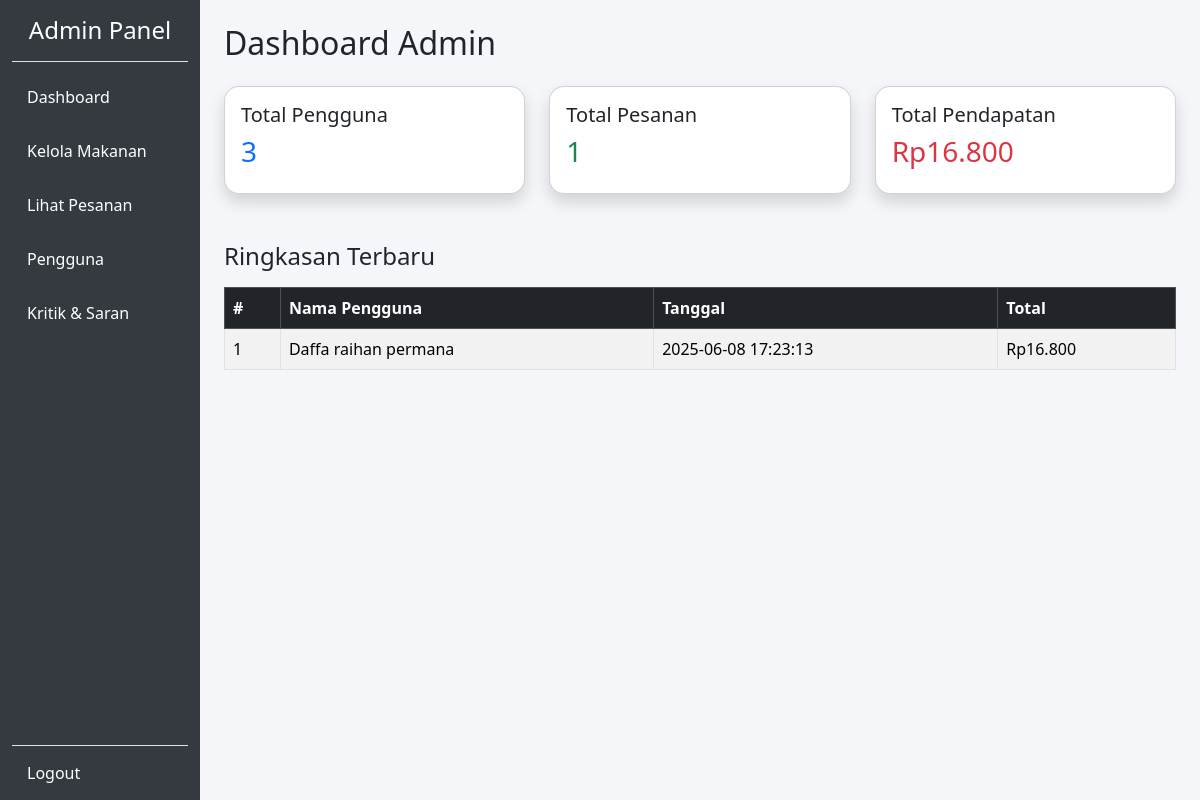
/dataadmin.php, run on the app's committed database.
### tables this page shows
CREATE TABLE `orders` (
  `id` int(11) NOT NULL,
  `tanggal` datetime NOT NULL,
  `total_harga` int(11) NOT NULL,
  `user_id` int(11) DEFAULT NULL
);

CREATE TABLE `users` (
  `id` int(11) NOT NULL,
  `nama` varchar(100) NOT NULL,
  `email` varchar(100) NOT NULL,
  `password` varchar(255) NOT NULL,
  `created_at` timestamp NOT NULL DEFAULT current_timestamp()
);

### dataadmin.php (the view, shortened to what this page needs)
<?php
include 'koneksi.php';
$result_users = $conn->query("SELECT COUNT(*) as total_users FROM users");
$totalPengguna = $result_users->fetch_assoc()['total_users'];
$result_orders = $conn->query("SELECT COUNT(*) as total_orders FROM orders");
$totalPesanan = $result_orders->fetch_assoc()['total_orders'];
$result_income = $conn->query("SELECT SUM(total_harga) as total_income FROM orders");
$totalPendapatan = $result_income->fetch_assoc()['total_income'];
$ringkasan = $conn->query("
    SELECT orders.id, users.nama, orders.tanggal, orders.total_harga
    FROM orders
    JOIN users ON orders.user_id = users.id
    ORDER BY orders.tanggal DESC
    LIMIT 5
");
?>
<!DOCTYPE html>
<html lang="id">
<head>
  <link href="https://cdn.jsdelivr.net/npm/bootstrap@5.3.3/dist/css/bootstrap.min.css" rel="stylesheet">
</head>
<body>
<div class="container-fluid">
  <div class="row">
<div class="col-md-2 sidebar d-flex flex-column">
  <h4 class="text-center py-3 border-bottom">Admin Panel</h4>
  <a href="dataadmin.php">Dashboard</a>
  <a href="kelola_makanan.php">Kelola Makanan</a>
  <a href="lihat_pesanan.php">Lihat Pesanan</a>
  <a href="pengguna.php">Pengguna</a>
  <a href="isi_kritiksaran.php">Kritik & Saran</a>
  <a href="logout.php" class="mt-auto border-top">Logout</a>
</div>
    <div class="col-md-10 p-4">
      <h2 class="mb-4">Dashboard Admin</h2>
      <div class="row g-4">
        <div class="col-md-4">
          <div class="card shadow p-3">
            <h5>Total Pengguna</h5>
            <h3 class="text-primary"><?= $totalPengguna ?></h3>
          </div>
        </div>
        <div class="col-md-4">
          <div class="card shadow p-3">
            <h5>Total Pesanan</h5>
            <h3 class="text-success"><?= $totalPesanan ?></h3>
          </div>
        </div>
        <div class="col-md-4">
          <div class="card shadow p-3">
            <h5>Total Pendapatan</h5>
            <h3 class="text-danger">Rp<?= number_format($totalPendapatan, 0, ',', '.') ?></h3>
          </div>
        </div>
      </div>
      <div class="mt-5">
        <h4>Ringkasan Terbaru</h4>
        <table class="table table-striped table-bordered mt-3">
          <thead class="table-dark">
            <tr>
              <th>#</th>
              <th>Nama Pengguna</th>
              <th>Tanggal</th>
              <th>Total</th>
            </tr>
          </thead>
          <tbody>
            <?php $no = 1; while ($row = $ringkasan->fetch_assoc()): ?>
              <tr>
                <td><?= $no++ ?></td>
                <td><?= htmlspecialchars($row['nama']) ?></td>
                <td><?= $row['tanggal'] ?></td>
                <td>Rp<?= number_format($row['total_harga'], 0, ',', '.') ?></td>
              </tr>
            <?php endwhile; ?>
          </tbody>
        </table>
      </div>
    </div>
  </div>
</div>
</body>
</html>

### dataadmin.php (style rules this page uses)
body { background: #f4f6f9; }
.sidebar { height: 100vh; background: #343a40; color: white; }
.sidebar a { color: white; display: block; padding: 15px; text-decoration: none; }
.card { border-radius: 15px; }

### data on the page
orders: user.nama "Daffa raihan permana", tanggal "2025-06-08 17:23:13", total_harga "16.800"

### other printed values
$totalPengguna "3"
$totalPesanan "1"
$totalPendapatan "16.800"
